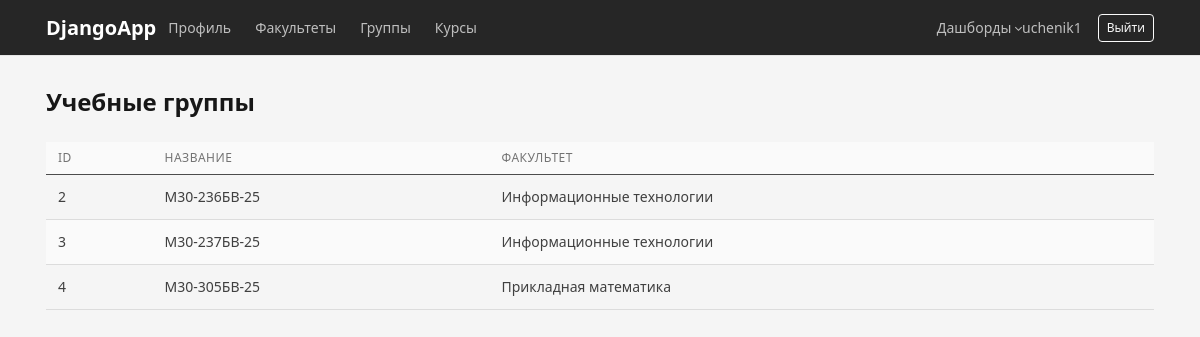
Page /groups/ (signed in) on the earlier database version.
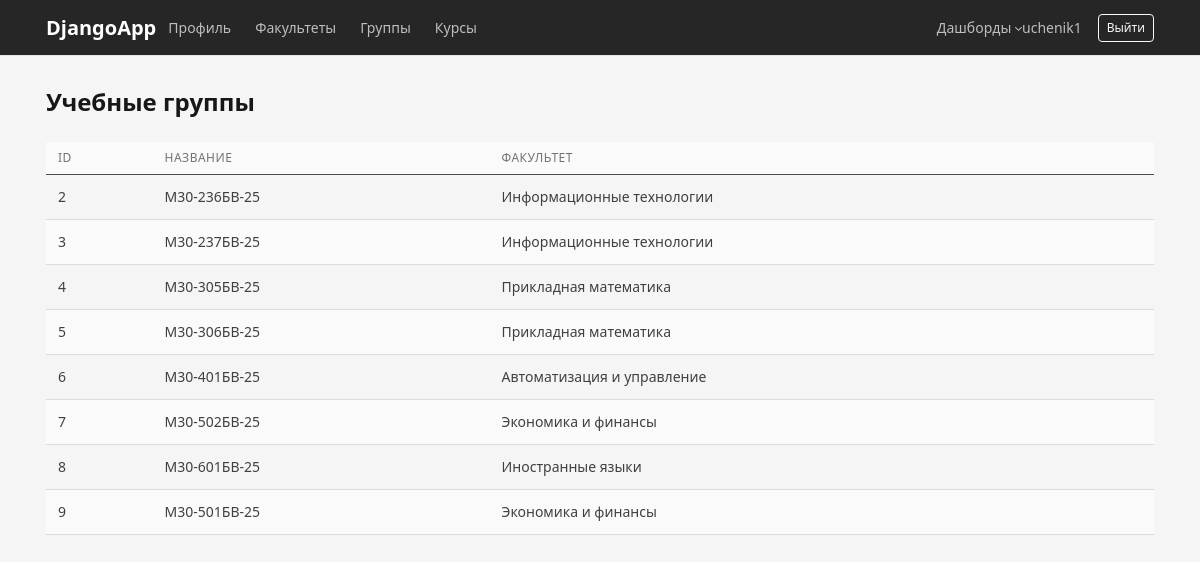
Same page on the later database version.
### accounts/models.py (models this page shows, shortened)
class AcademicGroup(models.Model):
    name = models.CharField(max_length=50)
    department = models.ForeignKey(
        Department,
        on_delete=models.CASCADE,
        related_name='groups'
    )

class Department(models.Model):
    name = models.CharField(max_length=200)

### accounts/views.py (the view)
@login_required
def academic_group_list(request):
    groups = AcademicGroup.objects.select_related('department').all()
    return render(
        request,
        'academic_group_list.html',
        {
            'groups': groups,
            'is_methodist': is_methodist(request.user),
        }
    )

### accounts/views.py (called while the page is built)
def is_methodist(user):
    return user.groups.filter(name='Методист').exists()

### templates/academic_group_list.html (shortened to what this page needs)
{% extends 'base.html' %}
{% block content %}
<div class="d-flex justify-content-between mb-3">
    <h1>Учебные группы</h1>
</div>
<table class="table table-striped">
    <thead class="table-dark">
        <tr>
            <th>ID</th>
            <th>Название</th>
            <th>Факультет</th>
        </tr>
    </thead>
    <tbody>
        {% for group in groups %}
        <tr>
            <td>{{ group.id }}</td>
            <td>{{ group.name }}</td>
            <td>{{ group.department.name }}</td>
        </tr>
        {% empty %}
        <tr>
            <td colspan="4" class="text-center">Групп пока нет.</td>
        </tr>
        {% endfor %}
    </tbody>
</table>
{% endblock %}

Differences in the rows shown:
added AcademicGroup: id "5", name "М30-306БВ-25", department.name "Прикладная математика"
added AcademicGroup: id "6", name "М30-401БВ-25", department.name "Автоматизация и управление"
added AcademicGroup: id "7", name "М30-502БВ-25", department.name "Экономика и финансы"
added AcademicGroup: id "8", name "М30-601БВ-25", department.name "Иностранные языки"
added AcademicGroup: id "9", name "М30-501БВ-25", department.name "Экономика и финансы"
